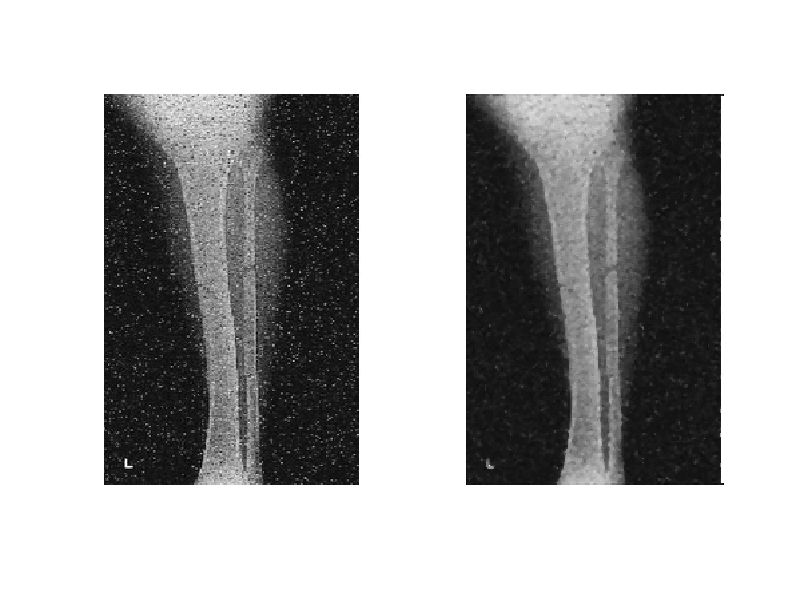

Reproduce this figure in MATLAB.
	clear;
      clc;
      load('saltpep.mat'); 
      subplot(1,2,1); % divide the image to panels for displaying multiple 	image
      imshow(B)
      y = medfilt2(B);
      subplot(1,2,2);
      imshow(y,[0 255]);
